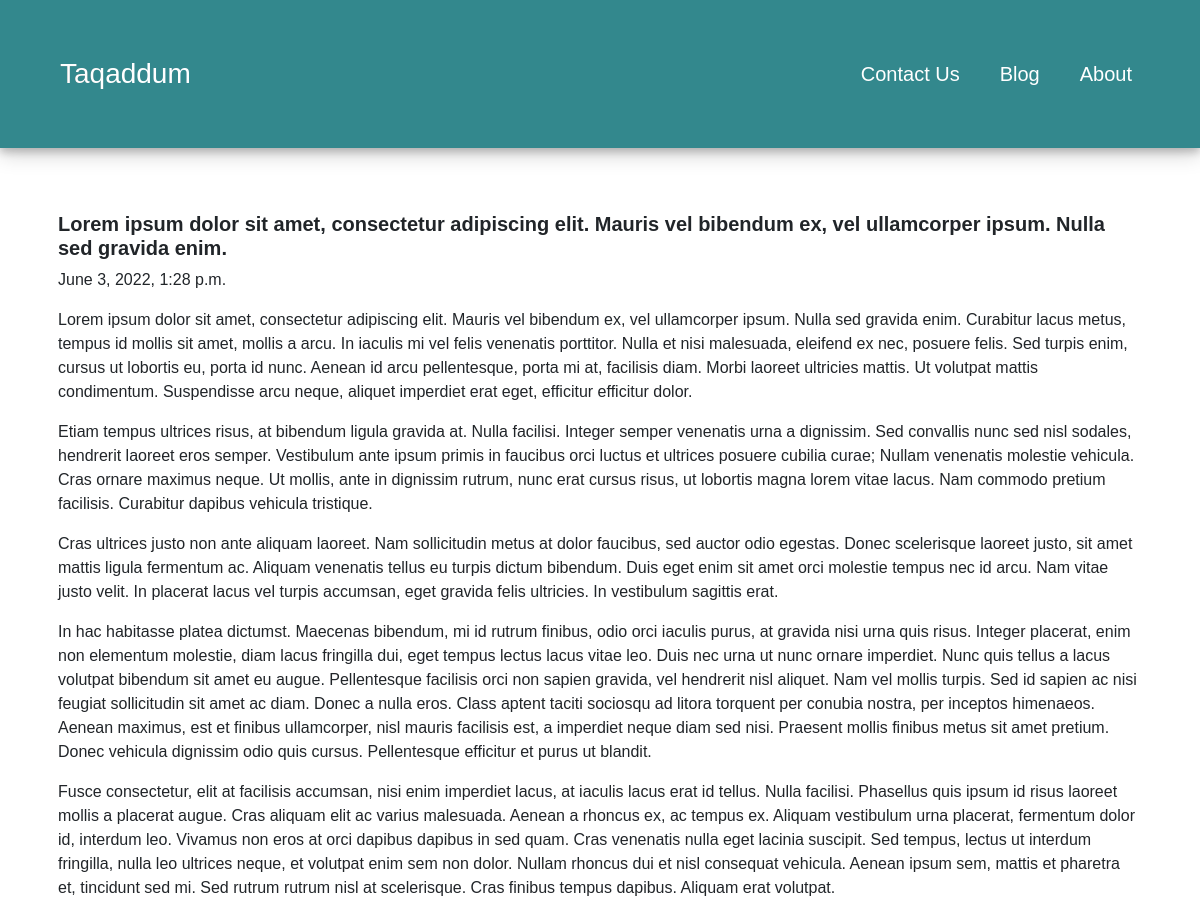
Page /blog/2 on the committed database.
### base/models.py (models this page shows)
class Blog(models.Model):
    title = models.CharField(max_length=254)
    content = RichTextField()
    date_created = models.DateTimeField(auto_now=False, auto_now_add=True)
    date_updated = models.DateTimeField(auto_now=True, auto_now_add=False)
    author = models.ForeignKey(User, on_delete=models.CASCADE)

### base/views.py (the view)
# urls.py: path('blog/<int:id>', views.view_blog, name="view_blog"),
def view_blog(request, id):
    blog = Blog.objects.get(id=id)
    context = {
        "blog":blog
    }
    return render(request, "view_blog.html", context)

### base/templates/view_blog.html (shortened to what this page needs)
{% extends 'base.html' %}
{% block content %}
<section class="container">
    <div class="row mt-5">
        <div class="col-12">
            <div class="card border-0" style="height: 12rem;">
                <div class="card-body">
                    <h5 class="card-title fw-bold">{{blog.title}}</h5>
                    <p class="card-text">{{blog.date_created}}</p>
                    <p class="card-text">{{blog.content|safe}}</p>
                </div>
            </div>
        </div>
    </div>
{% endblock content %}

### base/static/css/styles.css (style rules this page uses)
* { font-family:"Abril Fatface", sans-serif; }

### rows in the picture
Blog: title "Lorem ipsum dolor sit amet, consectetur adipiscing elit. Mauris vel bibendum ex, vel ullamcorper ipsum. Nulla sed gravida enim.", date_created "June 3, 2022, 1:28 p.m.", content "Lorem ipsum dolor sit amet, consectetur adipiscing elit. Mauris vel bibendum ex, vel ullamcorper ipsum. Nulla sed gravida enim. Curabitur lacus metus, tempus id mollis sit amet, mollis a arcu. In iaculis mi vel felis venenatis porttitor. Nulla et nisi malesuada, eleifend ex nec, posuere felis. Sed turpis enim, cursus ut lobortis eu, porta id nunc. Aenean id arcu pellentesque, porta mi at, facilisis diam. Morbi laoreet ultricies mattis. Ut volutpat mattis condimentum. Suspendisse arcu neque, aliquet imperdiet erat eget, efficitur efficitur dolor. Etiam tempus ultrices risus, at bibendum ligula gravida at. Nulla facilisi. Integer semper venenatis urna a dignissim. Sed convallis nunc sed nisl…"
